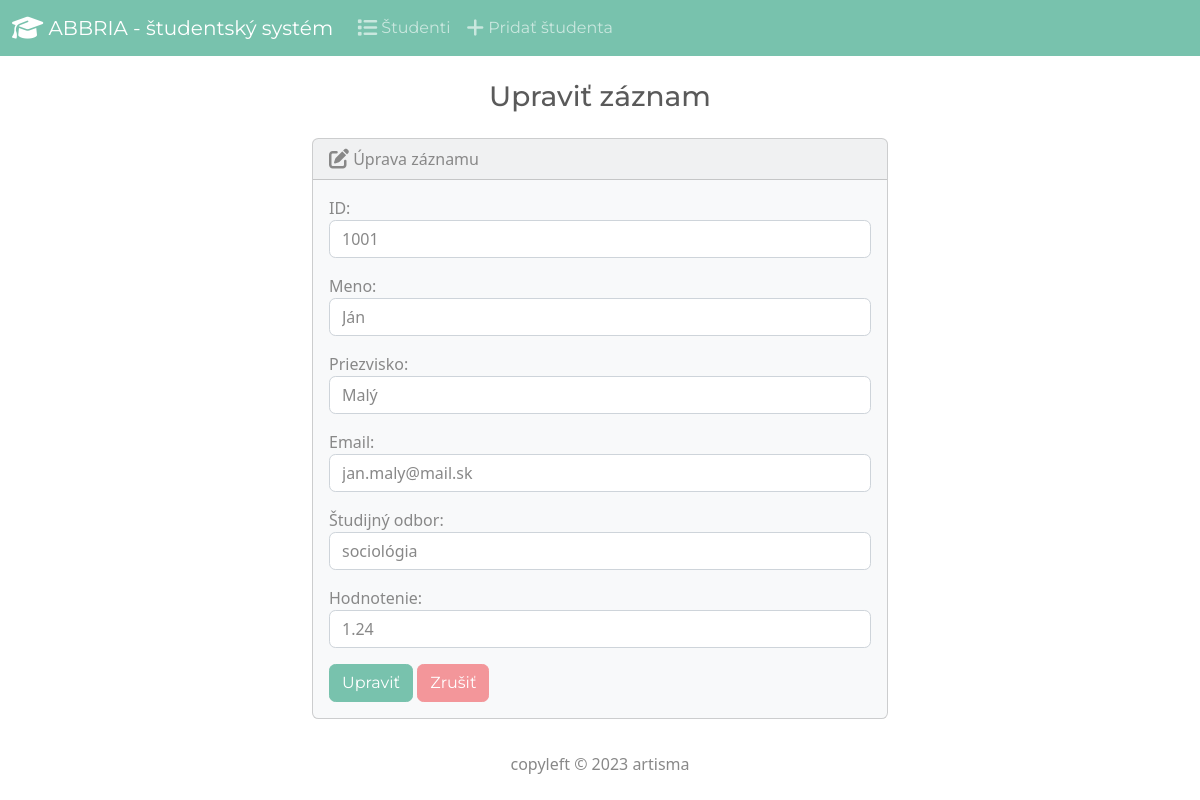
Page /edit/1/ on the committed database.
### students/models.py (models this page shows, shortened)
class Student(models.Model):
    student_number = models.PositiveIntegerField()
    first_name = models.CharField(max_length=50)
    last_name = models.CharField(max_length=50)
    email = models.EmailField(max_length=50)
    field_of_study = models.CharField(max_length=50)
    gpa = models.FloatField()

### students/views.py (the view)
# urls.py: path('edit/<int:id>/', views.edit, name='edit'),
def edit(request, id):
  if request.method == 'POST':
    student = Student.objects.get(pk=id)
    form = StudentForm(request.POST, instance=student)
    if form.is_valid():
      form.save()
      return render(request, 'students/edit.html', {
        'form': form,
        'success': True
      })
  else:
    student = Student.objects.get(pk=id)
    form = StudentForm(instance=student)
  return render(request, 'students/edit.html', {
    'form': form
  })

### students/forms.py
class StudentForm(forms.ModelForm):
  class Meta:
    model = Student
    fields = ['student_number', 'first_name', 'last_name', 'email', 'field_of_study', 'gpa']
    labels = {
      'student_number': 'ID',
      'first_name': 'Meno',
      'last_name': 'Priezvisko',
      'email': 'Email',
      'field_of_study': 'Študijný odbor',
      'gpa': 'Hodnotenie'
    }
    widgets = {
      'student_number': forms.NumberInput(attrs={'class': 'form-control'}),
      'first_name': forms.TextInput(attrs={'class': 'form-control'}),
      'last_name': forms.TextInput(attrs={'class': 'form-control'}),
      'email': forms.EmailInput(attrs={'class': 'form-control'}),
      'field_of_study': forms.TextInput(attrs={'class': 'form-control'}),
      'gpa': forms.NumberInput(attrs={'class': 'form-control'}),
    }

### students/templates/students/edit.html (shortened to what this page needs)
{% extends "students/base.html" %}
{% block body %}
  <h3 class="text-center m-4">Upraviť záznam</h3>
  {% if success %}
    <div class="alert alert-success" role="alert">
      Záznam bol úspešne upravený.
      <a href="{% url 'index' %}" class="alert-link">Návrat na hlavnú stránku.</a>
    </div>
  {% else %}
    <div class="row justify-content-center">
      <div class="col-6">
        <div class="card bg-light mb-3">
          <div class="card-header">
            <i class="fa-solid fa-pen-to-square fa-lg"></i> Úprava záznamu
          </div>
          <div class="card-body">
            <form action="" method="POST">
              {{ form.as_p }}
              <button type="submit" class="btn btn-primary">Upraviť</button>
              <a href="{% url 'index' %}" class="btn btn-secondary">Zrušiť</a>
            </form>
          </div>
        </div>
      </div>
    </div>
  {% endif %}
{% endblock %}

### rows in the picture
Student: student_number "1001", first_name "Ján", last_name "Malý", email "jan.maly@mail.sk", field_of_study "sociológia", gpa "1.24"
